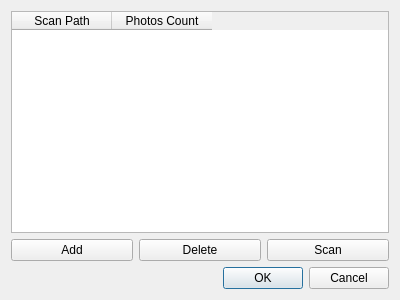
<?xml version="1.0" encoding="UTF-8"?>
<ui version="4.0">
 <class>DlgScanPath</class>
 <widget class="QDialog" name="DlgScanPath">
  <property name="geometry">
   <rect>
    <x>0</x>
    <y>0</y>
    <width>400</width>
    <height>300</height>
   </rect>
  </property>
  <property name="windowTitle">
   <string>Scan Path</string>
  </property>
  <layout class="QVBoxLayout" name="verticalLayout_2">
   <item>
    <layout class="QVBoxLayout" name="verticalLayout">
     <item>
      <widget class="QTableWidget" name="tbl_scan_path">
       <column>
        <property name="text">
         <string>Scan Path</string>
        </property>
       </column>
       <column>
        <property name="text">
         <string>Photos Count</string>
        </property>
       </column>
      </widget>
     </item>
     <item>
      <layout class="QHBoxLayout" name="horizontalLayout">
       <item>
        <widget class="QPushButton" name="btn_add">
         <property name="text">
          <string>Add</string>
         </property>
        </widget>
       </item>
       <item>
        <widget class="QPushButton" name="btn_delete">
         <property name="text">
          <string>Delete</string>
         </property>
        </widget>
       </item>
       <item>
        <widget class="QPushButton" name="btn_scan">
         <property name="text">
          <string>Scan</string>
         </property>
        </widget>
       </item>
      </layout>
     </item>
    </layout>
   </item>
   <item>
    <widget class="QDialogButtonBox" name="buttonBox">
     <property name="orientation">
      <enum>Qt::Horizontal</enum>
     </property>
     <property name="standardButtons">
      <set>QDialogButtonBox::Cancel|QDialogButtonBox::Ok</set>
     </property>
    </widget>
   </item>
  </layout>
 </widget>
 <resources/>
 <connections>
  <connection>
   <sender>buttonBox</sender>
   <signal>accepted()</signal>
   <receiver>DlgScanPath</receiver>
   <slot>accept()</slot>
   <hints>
    <hint type="sourcelabel">
     <x>248</x>
     <y>254</y>
    </hint>
    <hint type="destinationlabel">
     <x>157</x>
     <y>274</y>
    </hint>
   </hints>
  </connection>
  <connection>
   <sender>buttonBox</sender>
   <signal>rejected()</signal>
   <receiver>DlgScanPath</receiver>
   <slot>reject()</slot>
   <hints>
    <hint type="sourcelabel">
     <x>316</x>
     <y>260</y>
    </hint>
    <hint type="destinationlabel">
     <x>286</x>
     <y>274</y>
    </hint>
   </hints>
  </connection>
 </connections>
</ui>
